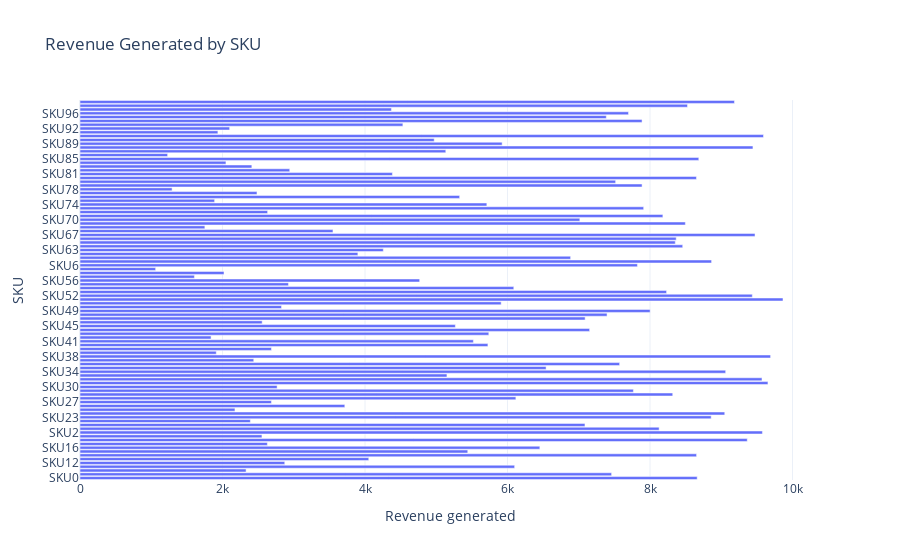

Notebook code cell kept with this figure:
### Code cell
revenue_chart = px.bar(
    SKU_Revenue,
    x='Revenue generated',
    y='SKU',
    orientation='h',
    title='Revenue Generated by SKU', height = 1000
)

revenue_chart.show()

### Figure 1 — Plotly figure (JSON) as saved in the notebook; plotly's stock layout.template omitted (floating-point values rounded to 4 significant figures)
{"data": [{"alignmentgroup": "True", "hovertemplate": "Revenue generated=%{x}<br>SKU=%{y}<extra></extra>", "legendgroup": "", "marker": {"color": "#636efa", "pattern": {"shape": ""}}, "name": "", "offsetgroup": "", "orientation": "h", "showlegend": false, "textposition": "auto", "type": "bar", "x": [8662, 7461.0, 2331.0, 6100.0, 2874.0, 4053.0, 8654.0, 5442.0, 6454.0, 2629.0, 9365.0, 2554.0, 9578.0, 8128.0, 7087.0, 2391.0, 8858.0, 9049.0, 2175.0, 3716.0, 2686.0, 6117.0, 8319.0, 7767.0, 2766.0, 9655.0, 9572.0, 5150, 9062.0, 6541.0, 7573.0, 2438.0, 9692.0, 1912.0, 2687.0, 5725.0, 5521.0, 1840.0, 5737.0, 7152.0, 5268.0, 2557.0, 7089.0, 7397.0, 8002.0, 2828.0, 5911.0, 9866.0, 9436.0, 8232.0, 6088.0, 2926.0, 4767.0, 1606.0, 2021.0, 1062.0, 7823.0, 8864.0, 6886.0, 3900.0, 4257.0, 8459.0, 8355.0, 8368.0, 9474.0, 3550.0, 1752.0, 8496.0, 7015.0, 8180.0, 2633.0, 7911.0, 5710.0, 1889.0, 5328.0, 2484.0, 1292.0, 7889.0, 7517.0, 8652.0, 4384.0, 2943.0, 2412.0, 2048.0, 8685.0, 1230.0, 5134.0, 9445.0, 5925.0, 4971.0, 9593.0, 1935.0, 2100.0, 4531.0, 7888.0, 7386.0, 7698.0, 4371.0, 8526.0, 9185.0], "xaxis": "x", "y": ["SKU0", "SKU1", "SKU10", "SKU11", "SKU12", "SKU13", "SKU14", "SKU15", "SKU16", "SKU17", "SKU18", "SKU19", "SKU2", "SKU20", "SKU21", "SKU22", "SKU23", "SKU24", "SKU25", "SKU26", "SKU27", "SKU28", "SKU29", "SKU3", "SKU30", "SKU31", "SKU32", "SKU33", "SKU34", "SKU35", "SKU36", "SKU37", "SKU38", "SKU39", "SKU4", "SKU40", "SKU41", "SKU42", "SKU43", "SKU44", "SKU45", "SKU46", "SKU47", "SKU48", "SKU49", "SKU5", "SKU50", "SKU51", "SKU52", "SKU53", "SKU54", "SKU55", "SKU56", "SKU57", "SKU58", "SKU59", "SKU6", "SKU60", "SKU61", "SKU62", "SKU63", "SKU64", "SKU65", "SKU66", "SKU67", "SKU68", "SKU69", "SKU7", "SKU70", "SKU71", "SKU72", "SKU73", "SKU74", "SKU75", "SKU76", "SKU77", "SKU78", "SKU79", "SKU8", "SKU80", "SKU81", "SKU82", "SKU83", "SKU84", "SKU85", "SKU86", "SKU87", "SKU88", "SKU89", "SKU9", "SKU90", "SKU91", "SKU92", "SKU93", "SKU94", "SKU95", "SKU96", "SKU97", "SKU98", "SKU99"], "yaxis": "y"}], "layout": {"autosize": true, "barmode": "relative", "legend": {"tracegroupgap": 0}, "title": {"text": "Revenue Generated by SKU"}, "xaxis": {"anchor": "y", "autorange": true, "domain": [0, 1], "range": [0, 10390.0], "title": {"text": "Revenue generated"}, "type": "linear"}, "yaxis": {"anchor": "x", "autorange": true, "domain": [0, 1], "range": [-0.5, 99.5], "title": {"text": "SKU"}, "type": "category"}}}
